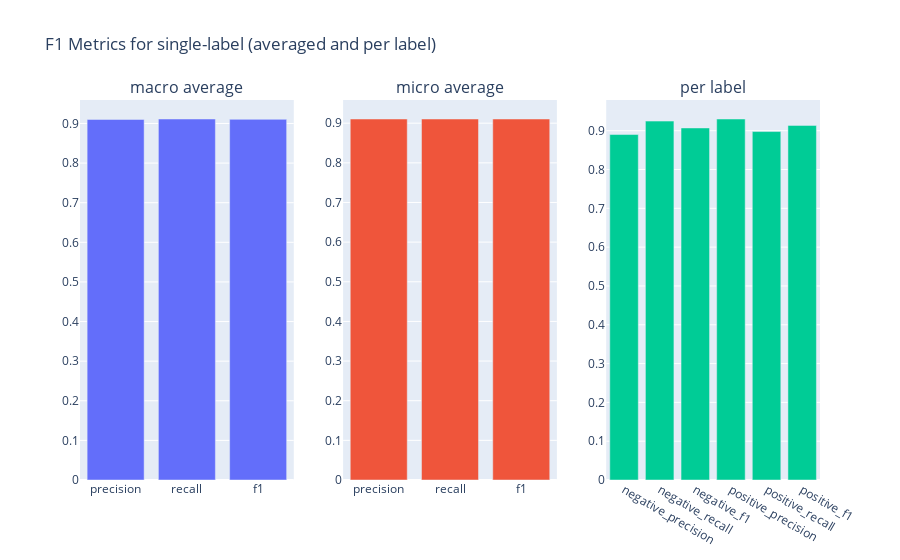

Notebook code for this chart:
### Code cell
from rubrix.metrics.text_classification import f1

f1(name="sst2").visualize()

### Figure 1 — Plotly figure (JSON) as saved in the notebook; plotly's stock layout.template omitted (floating-point values rounded to 4 significant figures)
{"data": [{"type": "bar", "x": ["precision", "recall", "f1"], "xaxis": "x", "y": [0.9102, 0.9113, 0.9104], "yaxis": "y"}, {"type": "bar", "x": ["precision", "recall", "f1"], "xaxis": "x2", "y": [0.9106, 0.9106, 0.9106], "yaxis": "y2"}, {"type": "bar", "x": ["negative_precision", "negative_recall", "negative_f1", "positive_precision", "positive_recall", "positive_f1"], "xaxis": "x3", "y": [0.8902, 0.9248, 0.9071, 0.9302, 0.8978, 0.9137], "yaxis": "y3"}], "layout": {"annotations": [{"font": {"size": 16}, "showarrow": false, "text": "macro average", "x": 0.1444, "xanchor": "center", "xref": "paper", "y": 1, "yanchor": "bottom", "yref": "paper"}, {"font": {"size": 16}, "showarrow": false, "text": "micro average", "x": 0.5, "xanchor": "center", "xref": "paper", "y": 1, "yanchor": "bottom", "yref": "paper"}, {"font": {"size": 16}, "showarrow": false, "text": "per label", "x": 0.8556, "xanchor": "center", "xref": "paper", "y": 1, "yanchor": "bottom", "yref": "paper"}], "autosize": true, "showlegend": false, "title": {"text": "F1 Metrics for single-label (averaged and per label)"}, "xaxis": {"anchor": "y", "autorange": true, "domain": [0, 0.2889], "range": [-0.5, 2.5], "type": "category"}, "xaxis2": {"anchor": "y2", "autorange": true, "domain": [0.3556, 0.6444], "range": [-0.5, 2.5], "type": "category"}, "xaxis3": {"anchor": "y3", "autorange": true, "domain": [0.7111, 1], "range": [-0.5, 5.5], "type": "category"}, "yaxis": {"anchor": "x", "autorange": true, "domain": [0, 1], "range": [0, 0.9593], "type": "linear"}, "yaxis2": {"anchor": "x2", "autorange": true, "domain": [0, 1], "range": [0, 0.9585], "type": "linear"}, "yaxis3": {"anchor": "x3", "autorange": true, "domain": [0, 1], "range": [0, 0.9791], "type": "linear"}}}
